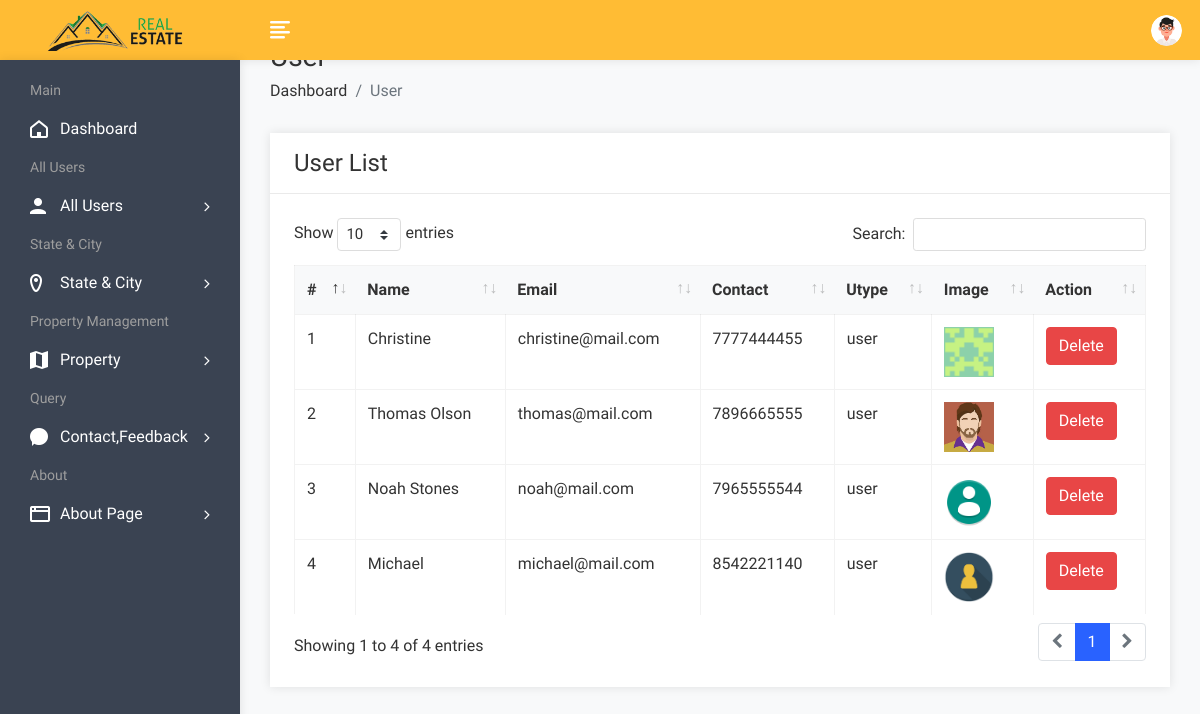
The page /admin/userlist.php (signed in) on the database as committed earlier.
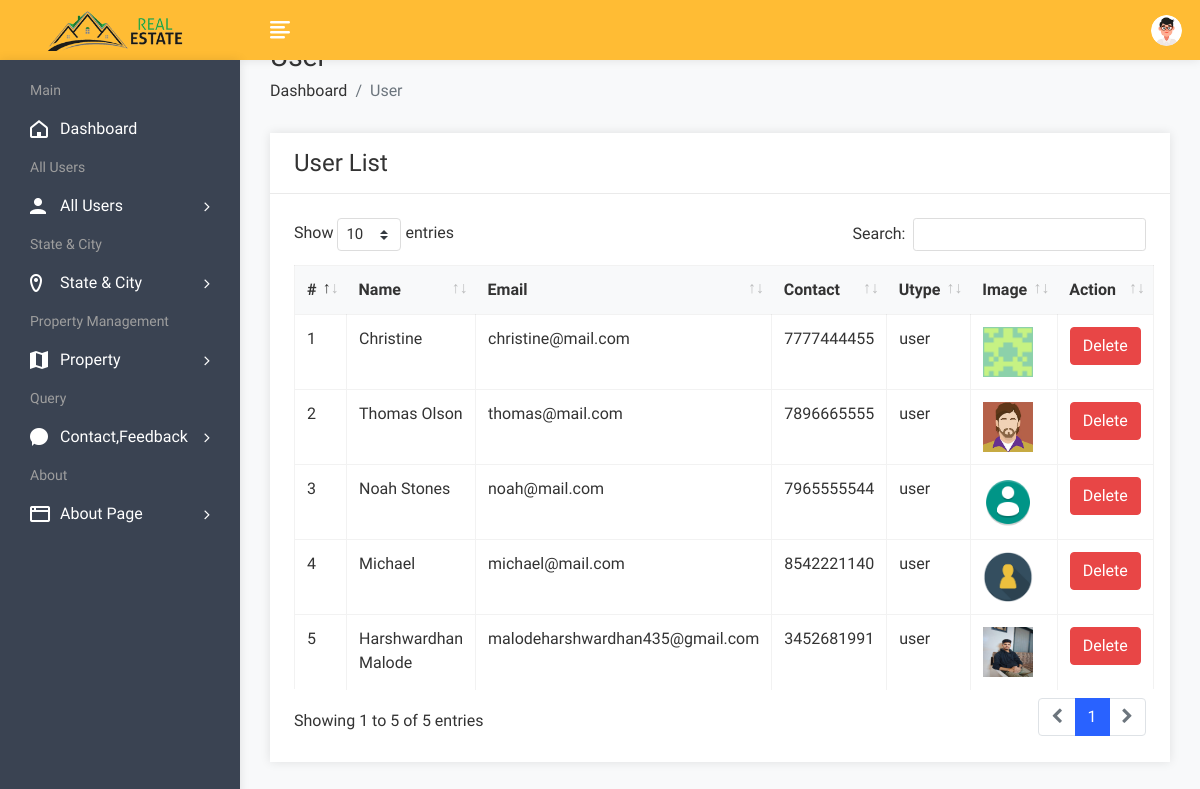
The same page on the database as committed later.
### tables this page shows
CREATE TABLE `user` (
  `uid` int(50) NOT NULL,
  `uname` varchar(100) NOT NULL,
  `uemail` varchar(100) NOT NULL,
  `uphone` varchar(20) NOT NULL,
  `upass` varchar(50) NOT NULL,
  `utype` varchar(50) NOT NULL,
  `uimage` varchar(300) NOT NULL
);

### admin/userlist.php (the view, shortened to what this page needs)
<!DOCTYPE html>
<html lang="en">
<head>
        <link rel="stylesheet" href="assets/css/bootstrap.min.css">
        <link rel="stylesheet" href="assets/css/font-awesome.min.css">
        <link rel="stylesheet" href="assets/css/feathericon.min.css">
		<link rel="stylesheet" href="assets/plugins/datatables/dataTables.bootstrap4.min.css">
		<link rel="stylesheet" href="assets/plugins/datatables/responsive.bootstrap4.min.css">
		<link rel="stylesheet" href="assets/plugins/datatables/select.bootstrap4.min.css">
		<link rel="stylesheet" href="assets/plugins/datatables/buttons.bootstrap4.min.css">
        <link rel="stylesheet" href="assets/css/style.css">
    </head>
    <body>
				<?php include("header.php"); ?>
            <div class="page-wrapper">
                <div class="content container-fluid">
					<div class="page-header">
						<div class="row">
							<div class="col">
								<h3 class="page-title">User</h3>
								<ul class="breadcrumb">
									<li class="breadcrumb-item"><a href="dashboard.php">Dashboard</a></li>
									<li class="breadcrumb-item active">User</li>
								</ul>
							</div>
						</div>
					</div>
					<div class="row">
						<div class="col-sm-12">
							<div class="card">
								<div class="card-header">
									<h4 class="card-title">User List</h4>
								</div>
								<div class="card-body">
									<table id="basic-datatable" class="table table-bordered table-hover">
                                            <thead>
                                                <tr>
                                                    <th>#</th>
                                                    <th>Name</th>
                                                    <th>Email</th>
                                                    <th>Contact</th>
                                                    <th>Utype</th>
													<th>Image</th>
                                                    <th>Action</th>
                                                </tr>
                                            </thead>
                                            <tbody>
											<?php
												$query=mysqli_query($con,"select * from user where utype='user'");
												$cnt=1;
												while($row=mysqli_fetch_row($query))
													{
											?>
                                                <tr>
                                                    <td><?php echo $cnt; ?></td>
                                                    <td><?php echo $row['1']; ?></td>
                                                    <td><?php echo $row['2']; ?></td>
                                                    <td><?php echo $row['3']; ?></td>
                                                    <td><?php echo $row['5']; ?></td>
													<td><img src="user/<?php echo $row['6']; ?>" height="50px" width="50px"></td>
                                                    <td><a href="userdelete.php?id=<?php echo $row['0']; ?>"><button class="btn btn-danger">Delete</button></a></td>
                                                </tr>
                                                <?php
												$cnt=$cnt+1;
												}
												?>
                                            </tbody>
                                        </table>
								</div>
							</div>
						</div>
					</div>
				</div>
			</div>
    </body>
</html>

Rows that differ between the two databases and show on the page:
added user: uname "Harshwardhan Malode", uemail "malodeharshwardhan435@gmail.com", uphone "3452681991", utype "user", uimage (picture)
Other text that changed with them:
text written by a page script: "Show entries Search: Showing 1 to 4 of 4 entries 1" → "Show entries Search: Showing 1 to 5 of 5 entries 1"
